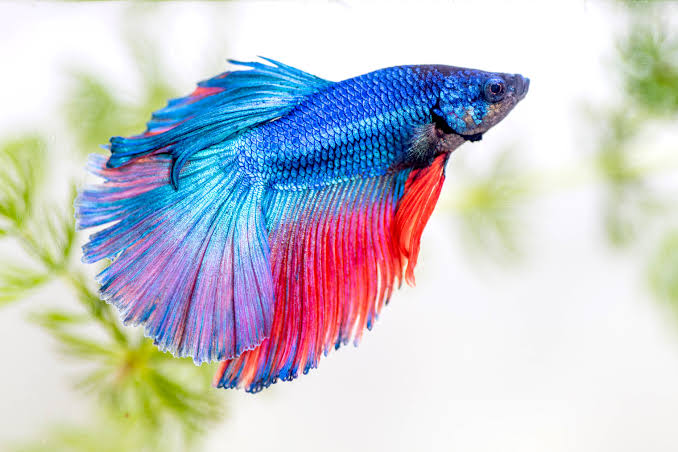
#> input picture 10-Apuntes/Pez.jpg, 678 x 452 px
$ python 'codigo 1 python.py'
#> lines starting #> are read from the running program, lines starting #| are printed output that depends on the picture; after the words box and inside, x2 and y2 are one past the last pixel; in counts of white or black regions, pixels touching at a corner belong together
import cv2 as cv
import numpy as np
img = cv.imread('Pez.jpg', 0)
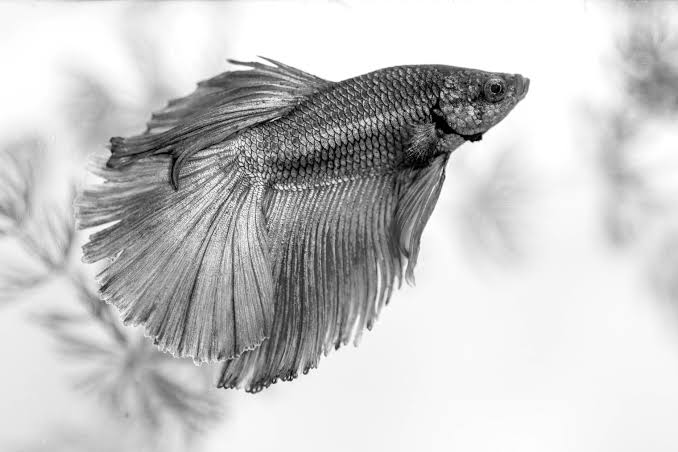
#> img: shape (452, 678); min 0, max 255, mean 199.3
x,y = img.shape
#> x = 452; y = 678
print(img.shape)
#| (452, 678)
img2 = np.zeros((x*2,y*2), dtype='uint8')

for i in range(x):
    for j in range(y):
        if(img[i,j]>150):
            img[i, j]=255
        else:
            img[i, j]=0
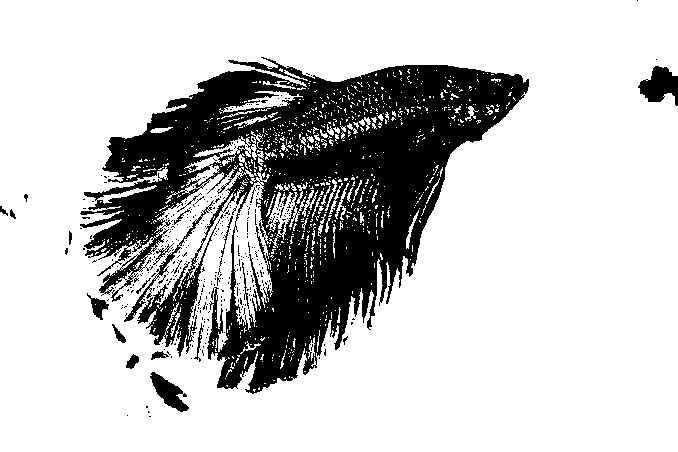
#> img: shape (452, 678); 77.5% white; 383 black regions (364 under 20 px), largest, box (x1, y1, x2, y2) and area: (80, 57, 529, 394) 64681, (638, 66, 678, 106) 971, (150, 372, 189, 412) 688

        #img2[i*2, j*2] = 255 - img[i,j] Invertir
        #img2[i*2, j*2] = img[i,j] Agrandar

print(img2.shape)
#| (904, 1356)
cv.imshow('img', img)
#cv.imshow('img2', img2)
cv.waitKey(0)
cv.destroyAllWindows()

# rgb cymk hcv
